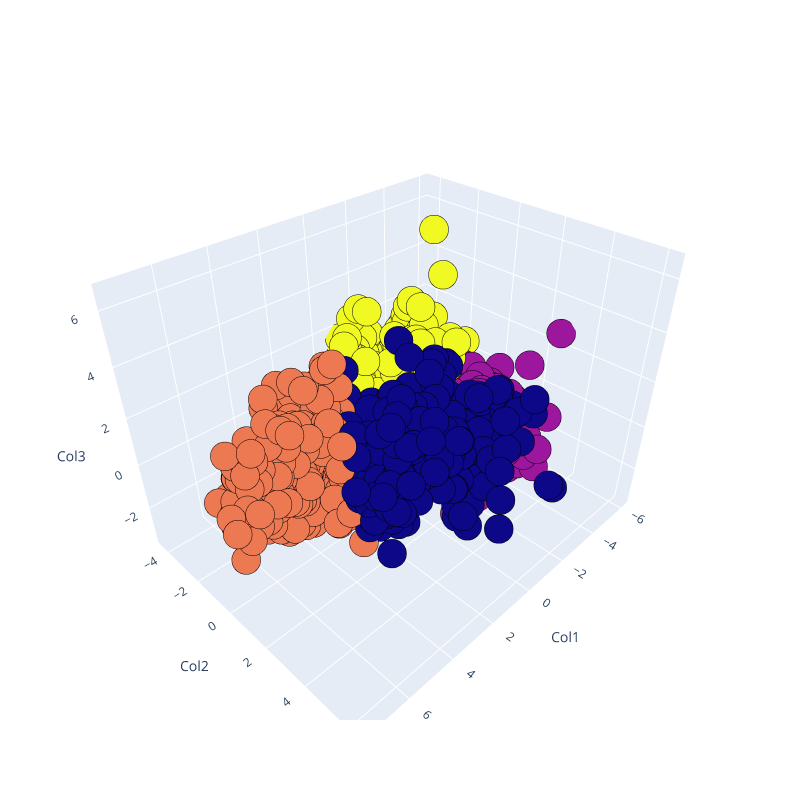

The notebook cell this image was saved under:
### Code cell
Scene = dict(xaxis = dict(title  = 'Col1'),yaxis = dict(title  = 'Col2'),zaxis = dict(title  = 'Col3'))
trace = go.Scatter3d(x=pca_df['col1'], y=pca_df['col2'], z=pca_df['col3'], mode='markers',marker=dict(color = pca_df["Clusters_KMeans"], size= 10, line=dict(color= 'black',width = 10)))
layout = go.Layout(margin=dict(l=0,r=0),scene = Scene,height = 800,width = 800)
data = [trace]
fig = go.Figure(data = data, layout = layout)
fig.show()

### Figure 1 — Plotly figure (JSON) as saved in the notebook; plotly's stock layout.template omitted (floating-point values rounded to 4 significant figures; data arrays with more than 128 entries replaced by an {"elided": "..."} marker saying what was removed)
{"data": [{"marker": {"color": {"elided": "2205 int values"}, "line": {"color": "black", "width": 10}, "size": 10}, "mode": "markers", "x": {"elided": "2205 float values"}, "y": {"elided": "2205 float values"}, "z": {"elided": "2205 float values"}, "type": "scatter3d"}], "layout": {"height": 800, "margin": {"l": 0, "r": 0}, "scene": {"xaxis": {"title": {"text": "Col1"}}, "yaxis": {"title": {"text": "Col2"}}, "zaxis": {"title": {"text": "Col3"}}}, "width": 800}}
